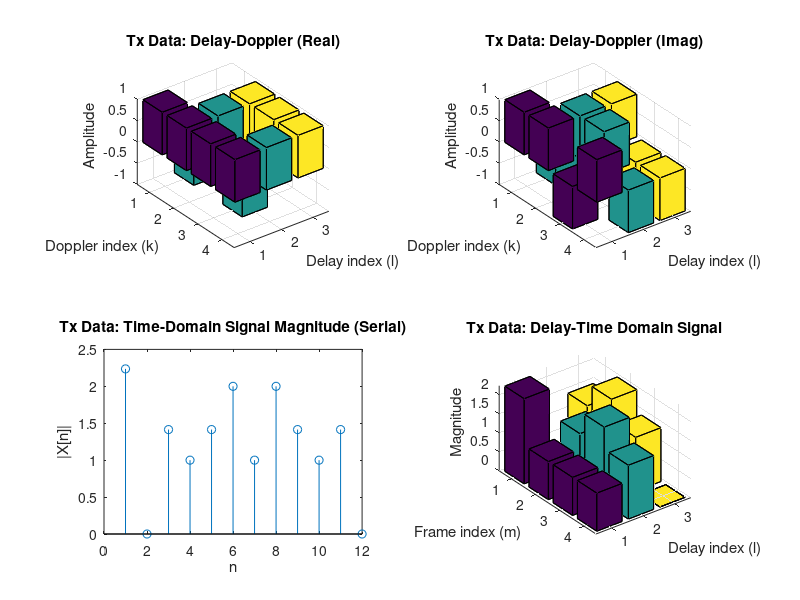
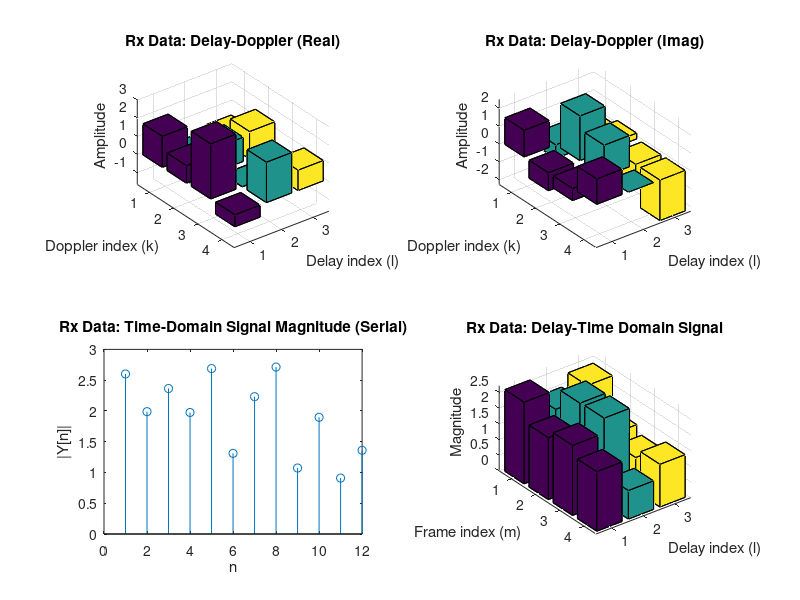
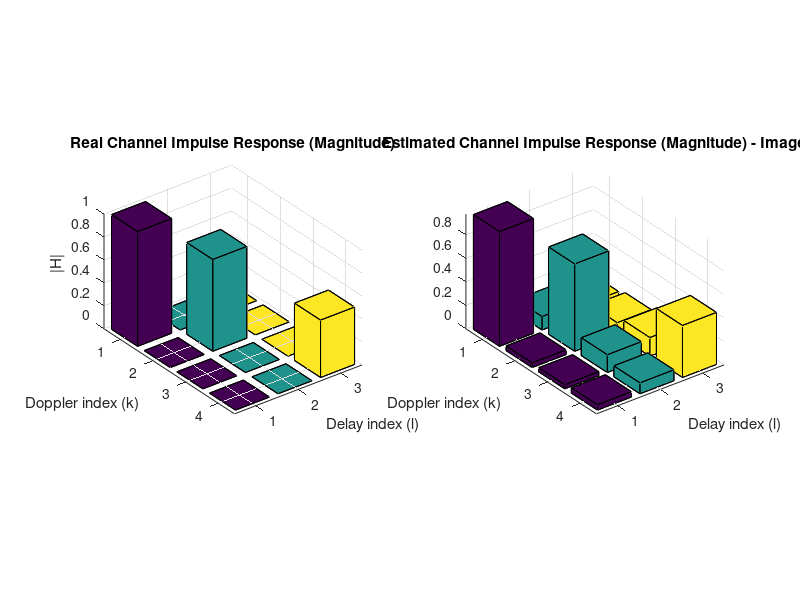
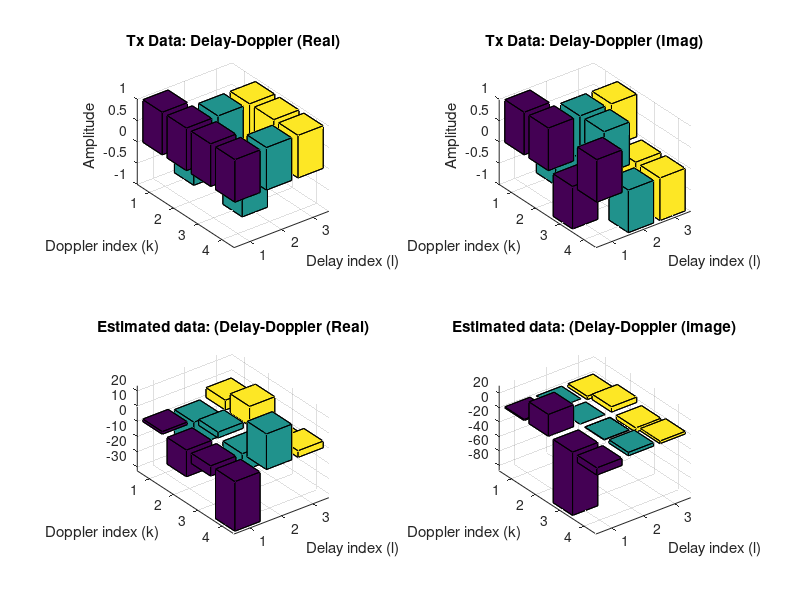

These figures' MATLAB source, in order:
%% OTFS Simulation using DZT-OTFS with Multipath Channel, AWGN, and Pilot-Based Channel Estimation
clear all; close all; clc;

%% Parameters
L = 3;            % Number of delay bins
K = 4;            % Number of Doppler bins
N = L * K;        % Total number of time samples
SNR_dB = 20;      % SNR in dB for the AWGN channel

%% Generate delay-Doppler domain symbols (e.g., QPSK) for data transmission
% QPSK constellation: {1+j, 1-j, -1+j, -1-j}
constellation = [1+1j, 1-1j, -1+1j, -1-1j];
rng(123); % For reproducibility
Z_tx = constellation(randi([1, length(constellation)], K, L));

%% Transmit: IDZT to obtain time-domain signal X_tx from data grid
X_tx = zeros(N,1); % Preallocate time-domain signal

for n = 0:N-1
    l_idx = mod(n, L);         % Delay index: 0,...,L-1
    m = floor(n/L);            % Frame index (for Doppler phase)
    sum_val = 0;
    for k = 0:K-1
        % MATLAB indices start at 1, so add 1
        sum_val = sum_val + Z_tx(k+1, l_idx+1) * exp(1j*2*pi*m*(k/K));
    end
    X_tx(n+1) = (1/sqrt(K)) * sum_val;
end

%% Reshape transmitted time-domain signal to show delay-time structure
% Each column corresponds to a frame (m) and each row corresponds to delay index l.
X_tx_mat = reshape(X_tx, L, K);

%% Plot the transmitted delay-Doppler grid (data)
figure;
subplot(2,2,1);
bar3(real(Z_tx));
title('Tx Data: Delay-Doppler (Real)');
xlabel('Delay index (l)'); ylabel('Doppler index (k)'); zlabel('Amplitude');

subplot(2,2,2);
bar3(imag(Z_tx));
title('Tx Data: Delay-Doppler (Imag)');
xlabel('Delay index (l)'); ylabel('Doppler index (k)'); zlabel('Amplitude');

subplot(2,2,3);
stem(abs(X_tx));
title('Tx Data: Time-Domain Signal Magnitude (Serial)');
xlabel('n'); ylabel('|X[n]|');

subplot(2,2,4);
bar3(abs(X_tx_mat.'));
title('Tx Data: Delay-Time Domain Signal');
xlabel('Delay index (l)'); ylabel('Frame index (m)'); zlabel('Magnitude');

%% Define Multipath Channel Parameters
% We define a channel with 3 paths.
% Path 1: delay = 0, Doppler = 0, gain = 1
% Path 2: delay = 1, Doppler = +0.1, gain = 0.8
% Path 3: delay = 2, Doppler = -0.1, gain = 0.5
delays = [0, 1, 2];                   % in sample delays (corresponding to delay bins)
doppler_shifts = [0, 0.1, -0.1];        % normalized Doppler shifts (cycles per sample)
gains = [1, 0.8, 0.5];                % complex gains (assumed real here for simplicity)

% Also, for reference, define the true channel impulse response in delay-Doppler domain.
H_true = zeros(K, L);
H_true(1,1) = 1;        % Path 1 at (0,0)
H_true(2,2) = 0.8;      % Path 2 at (k=1, l=1) [mapping Doppler shift +0.1 to bin 2]
H_true(4,3) = 0.5;      % Path 3 at (k= -1, l=2) [for K=4, bin 4 represents a negative Doppler]
      
%% Simulate multipath propagation Data Signal in Time Domain
% Each path: circular shift by delay and apply Doppler phase modulation.
Y_channel = zeros(N,1);  % initialize channel output

n_vec = (0:N-1).';  % time index column vector
for p = 1:length(gains)
    % Circularly shift X_tx by delay (simulate delay effect)
    X_shifted = circshift(X_tx, delays(p));
    % Apply Doppler modulation: exp(j2*pi*doppler_shift*n)
    doppler_mod = exp(1j*2*pi*doppler_shifts(p)*n_vec);
    Y_channel = Y_channel + gains(p)*doppler_mod.*X_shifted;
end

%% Add AWGN to Data Channel Output
signal_power = mean(abs(Y_channel).^2);
SNR = 10^(SNR_dB/10);
noise_power = signal_power/SNR;
noise = sqrt(noise_power/2) * (randn(size(Y_channel)) + 1j*randn(size(Y_channel)));
Y_rx = Y_channel + noise;  % Received data signal (time domain)

%% Reshape Received Data Signal to Delay-Time Matrix
Y_rx_mat = reshape(Y_rx, L, K);

%% Receiver Processing for Data: Convert Y_rx back to Delay-Doppler domain via DZT
Z_rx = zeros(K,L);
for l = 0:L-1
    y_m = Y_rx_mat(l+1, :);  % 1 x K vector (one symbol per frame)
    Z_rx(:,l+1) = (1/sqrt(K)) * fft(y_m.');
end

%% Plot the Recovered Data Delay-Doppler Grid at Receiver
figure;
subplot(2,2,1);
bar3(real(Z_rx));
title('Rx Data: Delay-Doppler (Real)');
xlabel('Delay index (l)'); ylabel('Doppler index (k)'); zlabel('Amplitude');

subplot(2,2,2);
bar3(imag(Z_rx));
title('Rx Data: Delay-Doppler (Imag)');
xlabel('Delay index (l)'); ylabel('Doppler index (k)'); zlabel('Amplitude');

subplot(2,2,3);
stem(abs(Y_rx));
title('Rx Data: Time-Domain Signal Magnitude (Serial)');
xlabel('n'); ylabel('|Y[n]|');

subplot(2,2,4);
bar3(abs(Y_rx_mat'));
title('Rx Data: Delay-Time Domain Signal');
xlabel('Delay index (l)'); ylabel('Frame index (m)'); zlabel('Magnitude');

%% Pilot-Based Channel Estimation
% Create a pilot grid: all zeros except one pilot symbol at (k,l) = (0,0)
Z_pilot = zeros(K, L);
Z_pilot(1,1) = 1;   % Pilot placed at top-left (delay=0, Doppler=0)

% IDZT for the pilot grid to obtain time-domain pilot signal X_pilot
X_pilot = zeros(N,1);
for n = 0:N-1
    l_idx = mod(n, L);
    m = floor(n/L);
    sum_val = 0;
    for k = 0:K-1
        sum_val = sum_val + Z_pilot(k+1, l_idx+1)*exp(1j*2*pi*m*(k/K));
    end
    X_pilot(n+1) = (1/sqrt(K))*sum_val;
end

%% Transmit the Pilot Signal through the Multipath Channel
Y_pilot_channel = zeros(N,1);
for p = 1:length(gains)
    X_pilot_shifted = circshift(X_pilot, delays(p));
    doppler_mod = exp(1j*2*pi*doppler_shifts(p)*n_vec);
    Y_pilot_channel = Y_pilot_channel + gains(p)*doppler_mod.*X_pilot_shifted;
end

% Add AWGN to the pilot channel output
signal_power_pilot = mean(abs(Y_pilot_channel).^2);
noise_power_pilot = signal_power_pilot/SNR;
noise_pilot = sqrt(noise_power_pilot/2) * (randn(size(Y_pilot_channel)) + 1j*randn(size(Y_pilot_channel)));
Y_pilot = Y_pilot_channel + noise_pilot;

%% Receiver Processing for Pilot: Convert received pilot time-domain signal to Delay-Doppler via DZT
Y_pilot_mat = reshape(Y_pilot, L, K);
Z_pilot_rx = zeros(K,L);
for l = 0:L-1
    y_m = Y_pilot_mat(l+1, :);
    Z_pilot_rx(:,l+1) = (1/sqrt(K)) * fft(y_m.');
end

%% The estimated channel impulse response in delay-Doppler domain is given by the recovered pilot grid.
H_est = Z_pilot_rx;  % (For a properly designed pilot, H_est corresponds to the channel response (possibly shifted))

%% Plot the Estimated Channel Impulse Response (3D Bar Chart)
figure;
subplot(1,2,1);
bar3(abs(H_true));
title('Real Channel Impulse Response (Magnitude)');
xlabel('Delay index (l)'); ylabel('Doppler index (k)'); zlabel('|H|');

subplot(1,2,2);
bar3(abs(H_est));
title('Estimated Channel Impulse Response (Magnitude) - Image');
xlabel('Delay index (l)'); ylabel('Doppler index (k)');

%% Coarse channel equalization

Z_X_est = Z_rx./H_est;

%% Plot the equalized received data (3D Bar Chart)
figure;
subplot(2,2,1);
bar3(real(Z_tx));
title('Tx Data: Delay-Doppler (Real)');
xlabel('Delay index (l)'); ylabel('Doppler index (k)'); zlabel('Amplitude');

subplot(2,2,2);
bar3(imag(Z_tx));
title('Tx Data: Delay-Doppler (Imag)');
xlabel('Delay index (l)'); ylabel('Doppler index (k)'); zlabel('Amplitude');


subplot(2,2,3);
bar3(real(Z_X_est));
title('Estimated data: (Delay-Doppler (Real)');
xlabel('Delay index (l)'); ylabel('Doppler index (k)');

subplot(2,2,4);
bar3(imag(Z_X_est));
title('Estimated data: (Delay-Doppler (image)');
xlabel('Delay index (l)'); ylabel('Doppler index (k)');


%% Display Key Matrices for Reference
disp('Transmitted Data Delay-Doppler Grid (Z_tx):');
disp(Z_tx);
disp('Received Data Delay-Doppler Grid (Z_rx):');
disp(Z_rx);
disp('True Channel Impulse Response in Delay-Doppler Domain (H_true):');
disp(H_true);
disp('Estimated Channel Impulse Response in Delay-Doppler Domain (H_est):');
disp(H_est);
